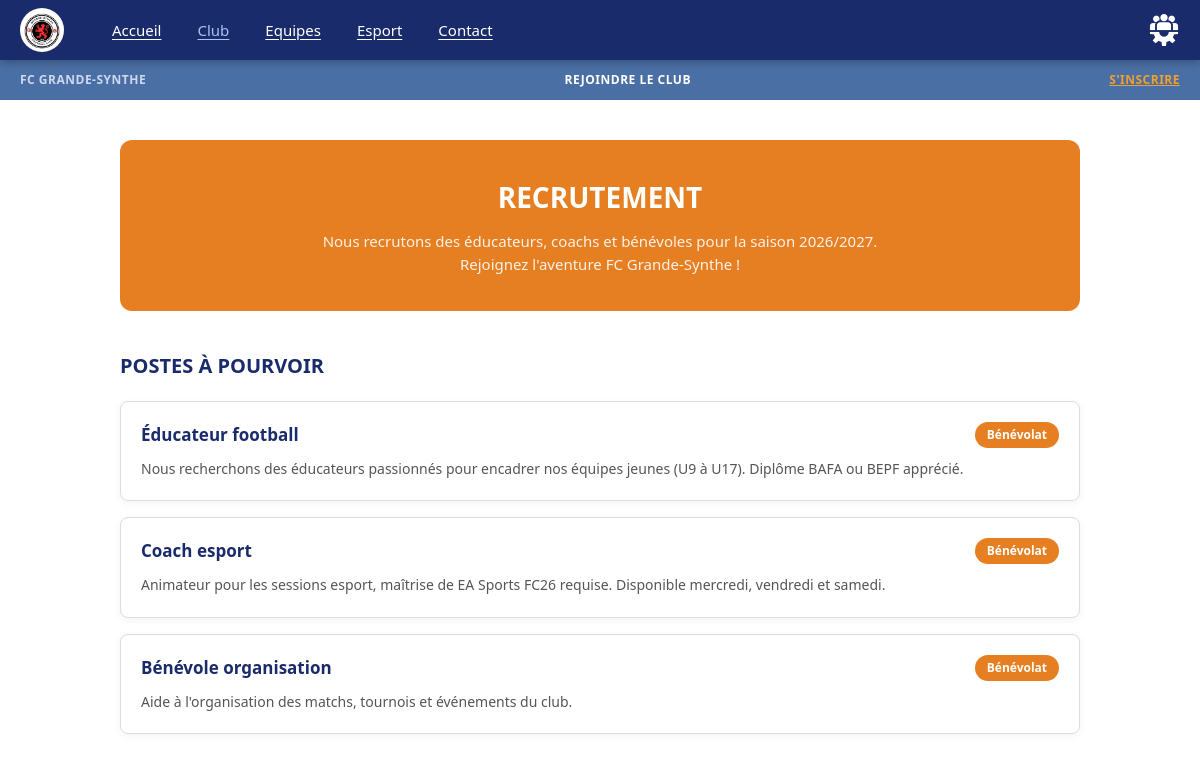
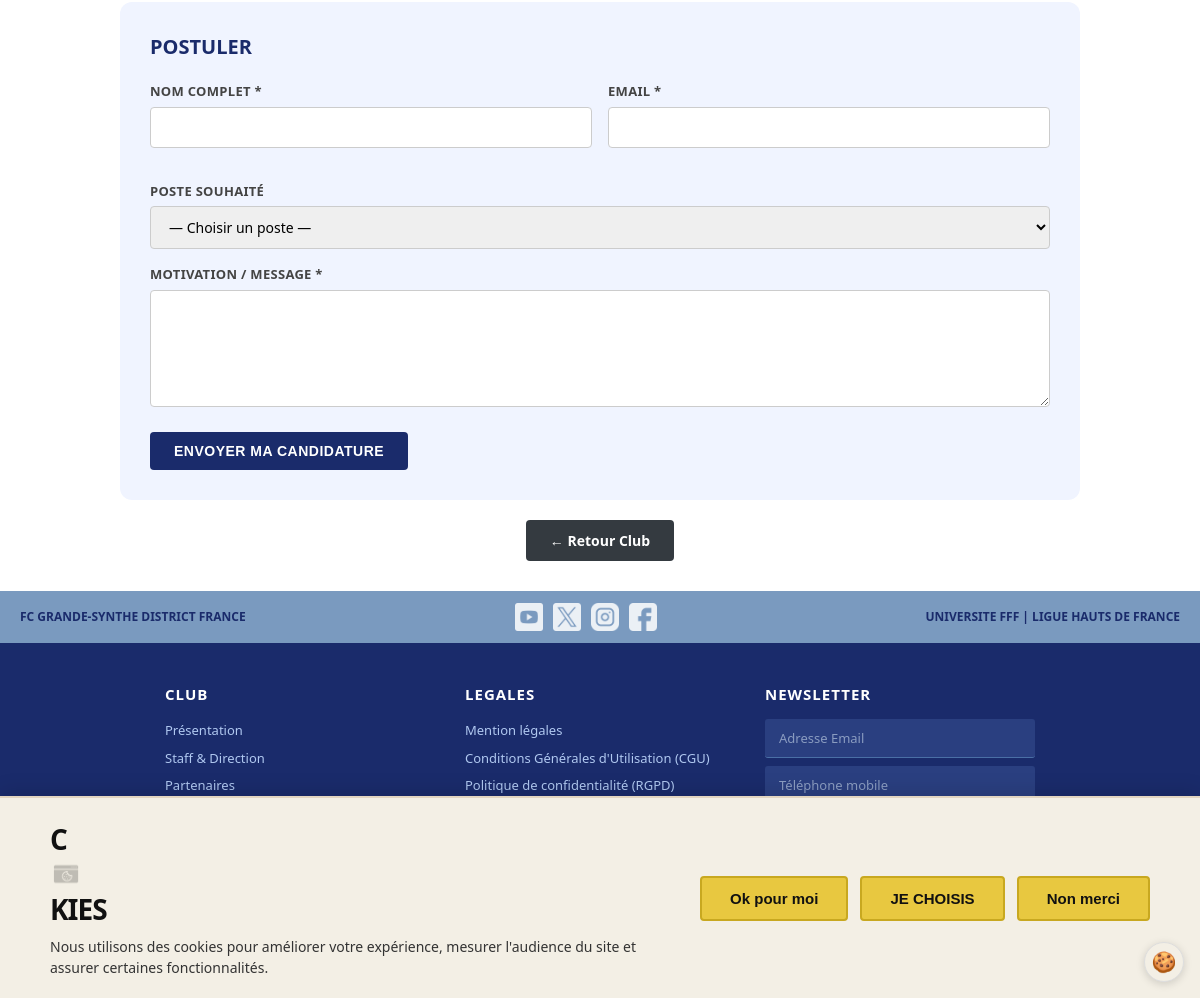
The app's page /pages/club/recrutement.php with its own data (2 pictures, top to bottom).
### tables this page shows
CREATE TABLE IF NOT EXISTS recrutement (
    id INT UNSIGNED AUTO_INCREMENT PRIMARY KEY,
    poste VARCHAR(200) NOT NULL,
    description TEXT NOT NULL,
    type_contrat VARCHAR(100) DEFAULT 'Bénévolat',
    actif TINYINT(1) DEFAULT 1,
    created_at DATETIME DEFAULT CURRENT_TIMESTAMP
);

### config/database.php (called while the page is built)
<?php
class Database {
    private static ?PDO $instance = null;
    public static function getConnection(): PDO {
        if (self::$instance === null) {
            $dsn = 'mysql:host=' . DB_HOST . ';dbname=' . DB_NAME . ';charset=' . DB_CHARSET;
            $options = [
                PDO::ATTR_ERRMODE            => PDO::ERRMODE_EXCEPTION,
                PDO::ATTR_DEFAULT_FETCH_MODE => PDO::FETCH_ASSOC,
                PDO::ATTR_EMULATE_PREPARES   => false,
            ];
            try {
                self::$instance = new PDO($dsn, DB_USER, DB_PASS, $options);
            } catch (PDOException $e) {
                die('Erreur de connexion à la base de données : ' . $e->getMessage());
            }
        }
        return self::$instance;
    }
}
function db(): PDO {
    return Database::getConnection();
}

### includes/functions.php (called while the page is built, shortened)
<?php
function h(mixed $value): string {
    return htmlspecialchars((string)$value, ENT_QUOTES | ENT_HTML5, 'UTF-8');
}

### pages/club/recrutement.php (the view, shortened to what this page needs)
<?php
$offres = db()->query('SELECT * FROM recrutement WHERE actif=1 ORDER BY created_at DESC')->fetchAll();
require_once __DIR__ . '/../../partials/header.php';
?>
<div style="max-width:1000px;margin:0 auto;padding:40px 20px;">
    <div style="background:var(--orange);border-radius:12px;padding:36px;text-align:center;color:white;margin-bottom:40px;">
        <h1 style="font-size:28px;font-weight:900;text-transform:uppercase;margin-bottom:12px;">RECRUTEMENT</h1>
        <p style="font-size:15px;opacity:0.9;max-width:600px;margin:0 auto;">
            Nous recrutons des éducateurs, coachs et bénévoles pour la saison 2026/2027. Rejoignez l'aventure FC Grande-Synthe !
        </p>
    </div>
    <?php if (!empty($offres)): ?>
        <h2 style="font-size:20px;font-weight:800;color:var(--bleu-fc);text-transform:uppercase;margin-bottom:20px;">Postes à pourvoir</h2>
        <div style="display:flex;flex-direction:column;gap:16px;margin-bottom:40px;">
            <?php foreach ($offres as $o): ?>
                <div style="border:1px solid #ddd;border-radius:8px;padding:20px;background:white;box-shadow:0 2px 8px rgba(0,0,0,0.05);">
                    <div style="display:flex;justify-content:space-between;align-items:flex-start;flex-wrap:wrap;gap:10px;margin-bottom:10px;">
                        <h3 style="font-size:17px;font-weight:700;color:var(--bleu-fc);"><?= h($o['poste']) ?></h3>
                        <span style="background:var(--orange);color:white;padding:4px 12px;border-radius:20px;font-size:12px;font-weight:700;"><?= h($o['type_contrat']) ?></span>
                    </div>
                    <p style="font-size:14px;color:#555;line-height:1.6;"><?= h($o['description']) ?></p>
                </div>
            <?php endforeach; ?>
        </div>
    <?php endif; ?>
    <div style="background:#f0f4ff;border-radius:12px;padding:30px;">
        <h2 style="font-size:20px;font-weight:800;color:var(--bleu-fc);text-transform:uppercase;margin-bottom:20px;">Postuler</h2>
        <form method="POST" novalidate>
            <div style="display:grid;grid-template-columns:1fr 1fr;gap:16px;margin-bottom:16px;">
                <div class="form-group">
                    <label class="form-label">Nom complet *</label>
                    <input class="form-control" type="text" name="nom" required value="<?= h($_POST['nom'] ?? '') ?>">
                </div>
                <div class="form-group">
                    <label class="form-label">Email *</label>
                    <input class="form-control" type="email" name="email" required value="<?= h($_POST['email'] ?? '') ?>">
                </div>
            </div>
            <div class="form-group" style="margin-bottom:16px;">
                <label class="form-label">Poste souhaité</label>
                <select class="form-control" name="poste">
                    <option value="">— Choisir un poste —</option>
                </select>
            </div>
            <div class="form-group" style="margin-bottom:20px;">
                <label class="form-label">Motivation / Message *</label>
                <textarea class="form-control" name="message" rows="5" required><?= h($_POST['message'] ?? '') ?></textarea>
            </div>
            <button type="submit" class="btn-primary">Envoyer ma candidature</button>
        </form>
    </div>
    <div style="text-align:center;margin-top:30px;">
        <a href="<?= SITE_URL ?>/club" class="btn-secondary" style="text-decoration:none;">← Retour Club</a>
    </div>
</div>
<?php require_once __DIR__ . '/../../partials/footer.php'; ?>

### assets/css/style.css (style rules this page uses)
*, *::before, *::after { box-sizing: border-box; margin: 0; padding: 0; }
:root { --bleu-fc: #1a2b6b; --bleu-dark: #0f1a45; --bleu-med: #1e3a8a; --rouge-fc: #8B1A1A; --rouge-vif: #c0392b; --rouge-esport: #8B1A1A; --orange: #e67e22; --beige: #f5e6d3; --rose-pale: #f5d5d5; --rose-clair: #fce8e8; --gris-clair: #f3f3f3; --gris: #6c757d; --gris-dark: #343a40; --blanc: #ffffff; --noir: #111111; --vert: #2ecc71; --footer-bg: #1a2b6b; --nav-height: 60px; --breadcrumb-height: 40px; }
html { scroll-behavior: smooth; }
body { font-family: 'Segoe UI', Arial, sans-serif; font-size: 14px; color: var(--noir); background: var(--blanc); line-height: 1.5; }
a { text-decoration: none; color: inherit; }
button { cursor: pointer; }
input, textarea, select { font-family: inherit; }
.form-group { margin-bottom: 18px; }
.form-label { display: block; font-size: 13px; font-weight: 600; color: #444; margin-bottom: 5px; text-transform: uppercase; letter-spacing: 0.3px; }
.form-control { width: 100%; border: 1px solid #ccc; border-radius: 4px; padding: 10px 14px; font-size: 14px; transition: border-color 0.2s; }
.btn-primary { background: var(--bleu-fc); color: white; border: none; border-radius: 4px; padding: 11px 24px; font-size: 14px; font-weight: 700; letter-spacing: 0.5px; cursor: pointer; transition: background 0.2s; text-transform: uppercase; }
.btn-secondary { background: var(--gris-dark); color: white; border: none; border-radius: 4px; padding: 11px 24px; font-size: 14px; font-weight: 600; cursor: pointer; transition: background 0.2s; }

### records on screen
recrutement: poste "Éducateur football", type_contrat "Bénévolat", description "Nous recherchons des éducateurs passionnés pour encadrer nos équipes jeunes (U9 à U17). Diplôme BAFA ou BEPF apprécié."
recrutement: poste "Coach esport", type_contrat "Bénévolat", description "Animateur pour les sessions esport, maîtrise de EA Sports FC26 requise. Disponible mercredi, vendredi et samedi."
recrutement: poste "Bénévole organisation", type_contrat "Bénévolat", description "Aide à l'organisation des matchs, tournois et événements du club."

### other values on screen
$breadcrumbCenter "REJOINDRE LE CLUB"
